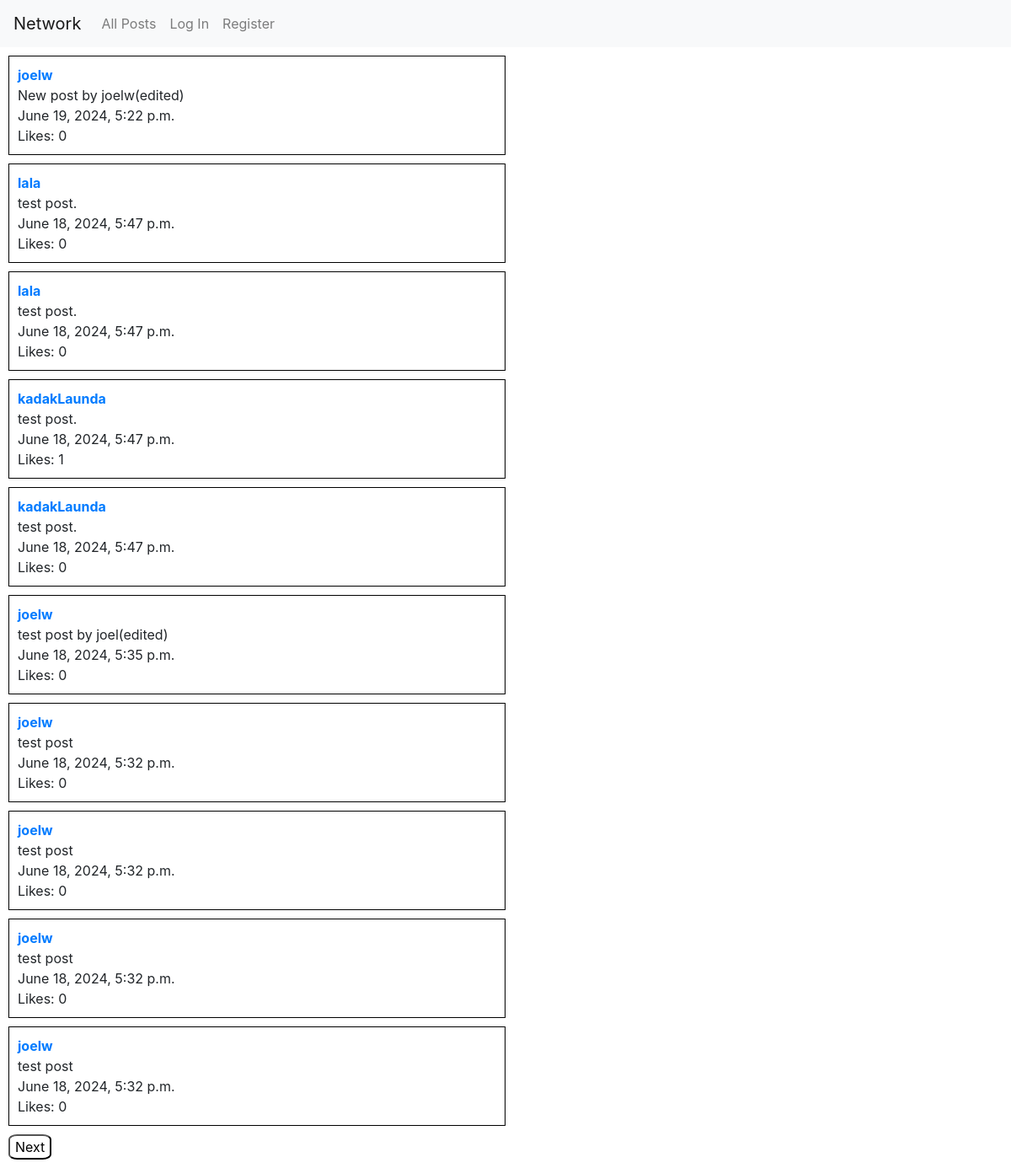
The page / on the database its author committed.
### network/models.py (models this page shows, shortened)
class Post(models.Model):
    poster=models.ForeignKey(User, on_delete=models.CASCADE, related_name='posts')
    content=models.CharField(max_length=1024)
    timestamp = models.DateTimeField(auto_now_add=True)
    likes=models.IntegerField(default=0)

class User(AbstractUser):
    followers=models.IntegerField(default=0)
    following=models.IntegerField(default=0)

### network/views.py (the view)
# urls.py: path("", views.index, name="index"),
def index(request):
    list=Post.objects.all().order_by('pk').reverse()
    paginator=Paginator(list, 10)
    pageNumber=request.GET.get('page')
    if request.user.is_authenticated:
        usersLikedPost=[x.likedPost for x in Like.objects.filter(likerUser=request.user)]
        return render(request, "network/index.html",{
            'list':paginator.get_page(pageNumber),
            'usersLikedPost':usersLikedPost
        })
    else:
        return render(request, "network/index.html",{
            'list':paginator.get_page(pageNumber),
        })

### network/templates/network/index.html (shortened to what this page needs)
{% extends "network/layout.html" %}
{% block body %}
    {% for item in list %}
        <div class="postDiv">
            <a href="{% url 'profile' item.poster %}"><strong id="username" >{{ item.poster }}</strong></a>
            <br>
            <div id="content{{item.id}}">{{ item.content }}</div>
            {{ item.timestamp }}
            <br>
            Likes: <text id="likes{{item.id}}">{{ item.likes }}</text>
            <br>
        </div>
    {% endfor %}
    <div>
        {% if list.has_next %}
            <a href="?page={{list.next_page_number}}" ><button>Next</button></a>
        {% endif %}
    </div>
{% endblock %}

### network/static/network/styles.css (style rules this page uses)
.postDiv { border: 1px solid black; padding: 10px; width: 50%; margin-bottom: 10px; }
button { border-radius: 20%; background-color: white; }

### rows shown on the page
Post: poster "joelw", content "New post by joelw(edited)", timestamp "June 19, 2024, 5:22 p.m.", likes "0"
Post: poster "lala", content "test post.", timestamp "June 18, 2024, 5:47 p.m.", likes "0"
Post: poster "lala", content "test post.", timestamp "June 18, 2024, 5:47 p.m.", likes "0"
Post: poster "kadakLaunda", content "test post.", timestamp "June 18, 2024, 5:47 p.m.", likes "1"
Post: poster "kadakLaunda", content "test post.", timestamp "June 18, 2024, 5:47 p.m.", likes "0"
Post: poster "joelw", content "test post by joel(edited)", timestamp "June 18, 2024, 5:35 p.m.", likes "0"
Post: poster "joelw", content "test post", timestamp "June 18, 2024, 5:32 p.m.", likes "0"
Post: poster "joelw", content "test post", timestamp "June 18, 2024, 5:32 p.m.", likes "0"
Post: poster "joelw", content "test post", timestamp "June 18, 2024, 5:32 p.m.", likes "0"
Post: poster "joelw", content "test post", timestamp "June 18, 2024, 5:32 p.m.", likes "0"
